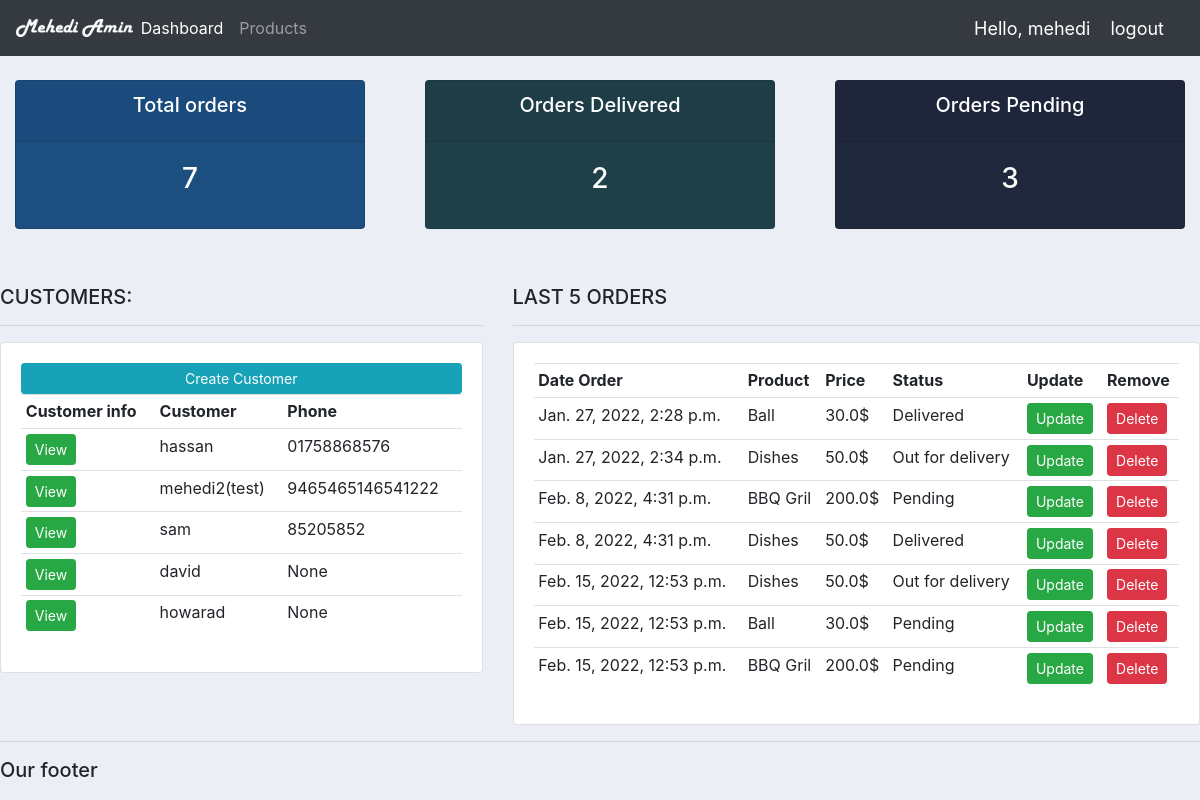
Screenshot of / (signed in) with the database file from the repository.
### accounts/models.py (models this page shows, shortened)
class Customer(models.Model):
	user = models.OneToOneField(User, null=True, blank=True, on_delete=models.CASCADE)
	name = models.CharField(max_length=200, null=True)
	phone = models.CharField(max_length=200, null=True)
	email = models.CharField(max_length=200, null=True)
	profile_pic = models.ImageField(default="profile1.png", null=True, blank=True)
	date_created = models.DateTimeField(auto_now_add=True, null=True)

class Order(models.Model):
	STATUS = (
			('Pending', 'Pending'),
			('Out for delivery', 'Out for delivery'),
			('Delivered', 'Delivered'),
			)
	customer = models.ForeignKey(Customer, null=True, on_delete= models.SET_NULL)
	product = models.ForeignKey(Product, null=True, on_delete= models.SET_NULL)
	date_created = models.DateTimeField(auto_now_add=True, null=True)
	status = models.CharField(max_length=200, null=True, choices=STATUS)
	note = models.CharField(max_length=1000, null=True)

class Product(models.Model):
	CATEGORY = (
			('Indoor', 'Indoor'),
			('Out Door', 'Out Door'),
			)
	name = models.CharField(max_length=200, null=True)
	price = models.FloatField(null=True)
	category = models.CharField(max_length=200, null=True, choices=CATEGORY)
	description = models.CharField(max_length=200, null=True, blank=True)
	date_created = models.DateTimeField(auto_now_add=True, null=True)
	tags = models.ManyToManyField(Tag)
	def __str__(self):
		return self.name

### accounts/decorators.py (the view)
    def wrapper_function(request, *args, **kwargs):
        group = None
        if request.user.groups.exists():
            group = request.user.groups.all()[0].name
        if group == 'customer':
            return redirect('user-page')
        if group == 'admin':
            return view_func(request, *args, **kwargs)

### accounts/views.py (called while the page is built)
@login_required(login_url='login')
@admin_only
def home(request):
    orders = Order.objects.all()
    customers = Customer.objects.all()
    total_customers = customers.count()
    total_orders = orders.count()
    delivered = orders.filter(status = "Delivered").count()
    pending = orders.filter(status = "Pending").count()
    context = {'orders':orders,'customers':customers,'total_customers':total_customers,'total_orders':total_orders,'delivered':delivered,'pending':pending}
    return render(request,'accounts/dashboard.html', context)

### accounts/templates/accounts/dashboard.html
{% extends 'accounts/main.html' %}
{% block content %}
{% include 'accounts/status.html' %}
<br>
<div class="row">
        <div class="col-md-5 mt-3">
            <h5>CUSTOMERS:</h5>
            <hr>
            <div class="card card-body">
                <a href="" class="btn btn-info btn-sm btn-block">Create Customer</a>
                <table class="table table-sm">
                    <tr>
                        <th>Customer info</th>
                        <th>Customer</th>
                        <th>Phone</th>
                    </tr>
                    {% for customer in customers %}
                         <tr>
                            <td><a href="{% url 'customer' customer.id %}" class="btn btn-sm btn-success">View</a></td>
                            <td>{{customer.name}}</td>
                            <td>{{customer.phone}}</td>
                        </tr>
                    {% endfor %}
                </table>
            </div>
        </div>
        <div class="col-md-7 mt-3">
            <h5>LAST 5 ORDERS</h5>
            <hr>
            <div class="card card-body">
                <table class="table table-sm">
                    <tr>
                        <th>Date Order</th>
                        <th>Product</th>
                        <th>Price</th>
                        <th>Status</th>
                        <th>Update</th>
                        <th>Remove</th>
                    </tr>
                    {% for order in orders %}
                    <tr>
                       <td>{{order.date_created}}</td>
                       <td>{{order.product}}</td>
                       <td>{{order.product.price}}$</td>
                       <td>{{order.status}}</td>
                       <td><a href="{% url 'update_order' order.id %}" class="btn btn-sm btn-success">Update</a></td>
                       <td><a href="{% url 'delete_order' order.id %}" class="btn btn-sm btn-danger">Delete</a></td>
                    </tr>
                    {% endfor %}
                </table>
            </div>
        </div>
</div>
{% endblock %}

### accounts/templates/accounts/navbar.html (shortened to what this page needs)
{% load static %}
<nav class="navbar navbar-expand-lg navbar-dark bg-dark nav-logo">
<img src="{% static 'images/logo.png' %}" alt="logo"></a>
  <div class="collapse navbar-collapse" id="navbarNav">
    <ul class="navbar-nav">
      {% if request.user.is_staff %}
      <li class="nav-item active">
        <a class="nav-link" href="{% url 'home' %}">Dashboard</a>
      </li>
      <li class="nav-item">
        <a class="nav-link" href="{% url 'products' %}">Products</a>
      </li>
      {% else %}
      <li class="nav-item">
        <a class="nav-link" href="{% url 'account' %}">Settings</a>
      </li>
      {% endif %}
    </ul>
  </div>
  <span class="hello-msg">Hello, {{request.user}}</span>
  <span><a class="hello-msg" href="{% url 'logout' %}">logout</a></span>
</nav>

### static/css/main.css (style rules this page uses)
body { background-color: #ebeff5; }
.nav-logo img { width: 10%; }

### accounts/templates/accounts/navbar.html (style rules this page uses)
.hello-msg { font-size: 18px; color: #fff; margin-right: 20px; }

### rows the page displays
Customer: name "hassan", phone "01758868576"
Customer: name "mehedi2(test)", phone "9465465146541222"
Customer: name "sam", phone "85205852"
Customer: name "david", phone "None"
Customer: name "howarad", phone "None"
Order: date_created "Jan. 27, 2022, 2:28 p.m.", product "Ball", product.price "30.0", status "Delivered"
Order: date_created "Jan. 27, 2022, 2:34 p.m.", product "Dishes", product.price "50.0", status "Out for delivery"
Order: date_created "Feb. 8, 2022, 4:31 p.m.", product "BBQ Gril", product.price "200.0", status "Pending"
Order: date_created "Feb. 8, 2022, 4:31 p.m.", product "Dishes", product.price "50.0", status "Delivered"
Order: date_created "Feb. 15, 2022, 12:53 p.m.", product "Dishes", product.price "50.0", status "Out for delivery"
Order: date_created "Feb. 15, 2022, 12:53 p.m.", product "Ball", product.price "30.0", status "Pending"
Order: date_created "Feb. 15, 2022, 12:53 p.m.", product "BBQ Gril", product.price "200.0", status "Pending"

### other values shown
{{ request.user }} "mehedi"
{{ total_orders }} "7"
{{ delivered }} "2"
{{ pending }} "3"
